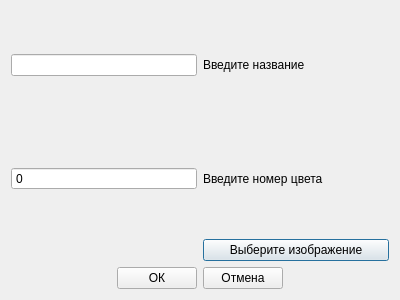
<?xml version="1.0" encoding="UTF-8"?>
<ui version="4.0">
 <class>Color</class>
 <widget class="QDialog" name="Color">
  <property name="geometry">
   <rect>
    <x>0</x>
    <y>0</y>
    <width>400</width>
    <height>300</height>
   </rect>
  </property>
  <property name="windowTitle">
   <string>Dialog</string>
  </property>
  <layout class="QVBoxLayout" name="verticalLayout">
   <item>
    <layout class="QHBoxLayout" name="horizontalLayout">
     <item>
      <widget class="QLineEdit" name="Rus_name">
       <property name="sizePolicy">
        <sizepolicy hsizetype="Minimum" vsizetype="Fixed">
         <horstretch>0</horstretch>
         <verstretch>0</verstretch>
        </sizepolicy>
       </property>
      </widget>
     </item>
     <item>
      <widget class="QLabel" name="label_3">
       <property name="text">
        <string>Введите название</string>
       </property>
      </widget>
     </item>
    </layout>
   </item>
   <item>
    <layout class="QHBoxLayout" name="horizontalLayout_2">
     <item>
      <widget class="QSpinBox" name="ColorNumb">
       <property name="buttonSymbols">
        <enum>QAbstractSpinBox::NoButtons</enum>
       </property>
       <property name="maximum">
        <number>1000</number>
       </property>
      </widget>
     </item>
     <item>
      <widget class="QLabel" name="label">
       <property name="text">
        <string>Введите номер цвета</string>
       </property>
      </widget>
     </item>
    </layout>
   </item>
   <item>
    <layout class="QHBoxLayout" name="horizontalLayout_3">
     <item>
      <widget class="QLabel" name="Image_place">
       <property name="text">
        <string/>
       </property>
      </widget>
     </item>
     <item>
      <widget class="QPushButton" name="ImageBTN">
       <property name="text">
        <string>Выберите изображение</string>
       </property>
      </widget>
     </item>
    </layout>
   </item>
   <item>
    <layout class="QHBoxLayout" name="horizontalLayout_5">
     <item>
      <spacer name="horizontalSpacer">
       <property name="orientation">
        <enum>Qt::Horizontal</enum>
       </property>
       <property name="sizeHint" stdset="0">
        <size>
         <width>40</width>
         <height>20</height>
        </size>
       </property>
      </spacer>
     </item>
     <item>
      <widget class="QPushButton" name="OkBTN">
       <property name="text">
        <string>ОК</string>
       </property>
      </widget>
     </item>
     <item>
      <widget class="QPushButton" name="CancBTN">
       <property name="text">
        <string>Отмена</string>
       </property>
      </widget>
     </item>
     <item>
      <spacer name="horizontalSpacer_2">
       <property name="orientation">
        <enum>Qt::Horizontal</enum>
       </property>
       <property name="sizeHint" stdset="0">
        <size>
         <width>40</width>
         <height>20</height>
        </size>
       </property>
      </spacer>
     </item>
    </layout>
   </item>
  </layout>
 </widget>
 <resources/>
 <connections>
  <connection>
   <sender>CancBTN</sender>
   <signal>clicked()</signal>
   <receiver>Color</receiver>
   <slot>close()</slot>
   <hints>
    <hint type="sourcelabel">
     <x>248</x>
     <y>257</y>
    </hint>
    <hint type="destinationlabel">
     <x>326</x>
     <y>264</y>
    </hint>
   </hints>
  </connection>
 </connections>
</ui>
